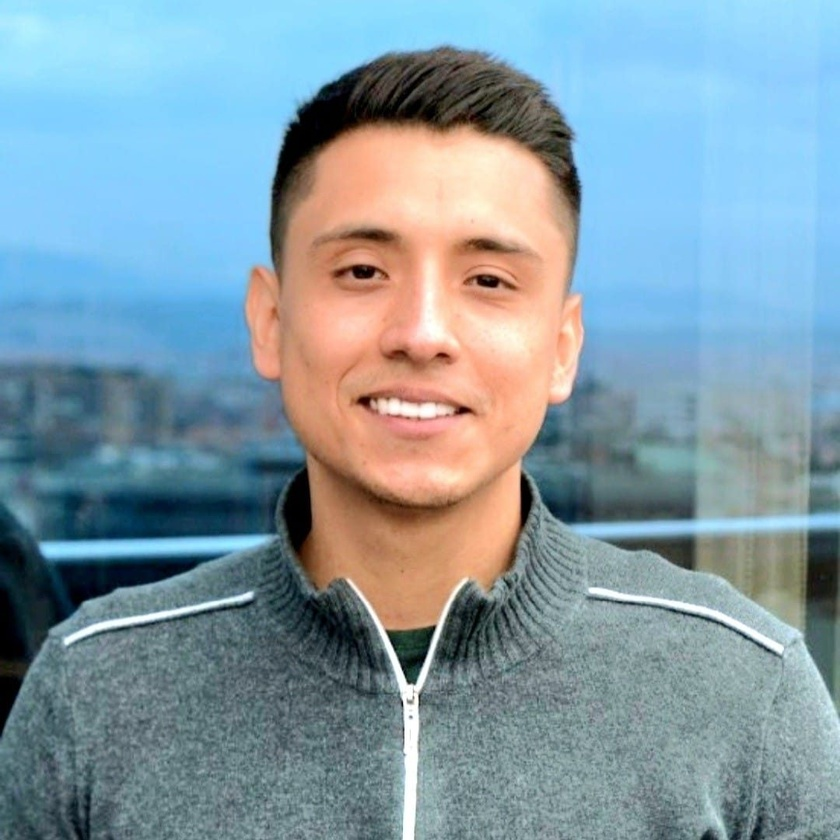
#> input picture images/me.jpg, 840 x 840 px, shrunk from 1080 x 1081 before the run, given in place of the camera
$ python colorDetection.py
#> lines starting #> are read from the running program, lines starting #| are printed output that depends on the picture; after the words box and inside, x2 and y2 are one past the last pixel; in counts of white or black regions, pixels touching at a corner belong together
### Color_Detection/util.py
import cv2
import numpy as np

def getLimits(color):
    # Get the color in BGR
    c = np.uint8([[color]])
    # Conver to HSV
    hsvColor = cv2.cvtColor(c, cv2.COLOR_BGR2HSV)

    # Get lower limits
    lowerLimit = np.array((hsvColor[0][0][0] - 10, 100, 100), dtype = np.uint8)
    # Get Higger limits
    upperLimit = np.array((hsvColor[0][0][0] + 10, 255, 255), dtype = np.uint8)

    return lowerLimit, upperLimit

### Color_Detection/colorDetection.py
import numpy as np
import cv2
from PIL import Image

from util import getLimits

# Color to capture in BGR (YELLOW)
COLOR = [0, 255, 255]

# Define camera object
webcam = cv2.VideoCapture(0)
# Visualise webcam
while True:
    # Read from camera
    ret, frame = webcam.read()
#> frame is the input picture: shape (840, 840, 3); mean B, G, R 165.1, 154.2, 131.2

    # Convert image to HSV colorspace (Hue Saturation Value)
    hsvImage = cv2.cvtColor(frame, cv2.COLOR_BGR2HSV)
#> hsvImage: shape (840, 840, 3); mean H, S, V 79.9, 91.9, 181.3

    # Get color range limits
    lowerLimit, upperLimit = getLimits(COLOR)

    # # Mask pixels belonging the color we want to detect: We get all black but the color range we want to detect
    mask = cv2.inRange(hsvImage, lowerLimit, upperLimit)
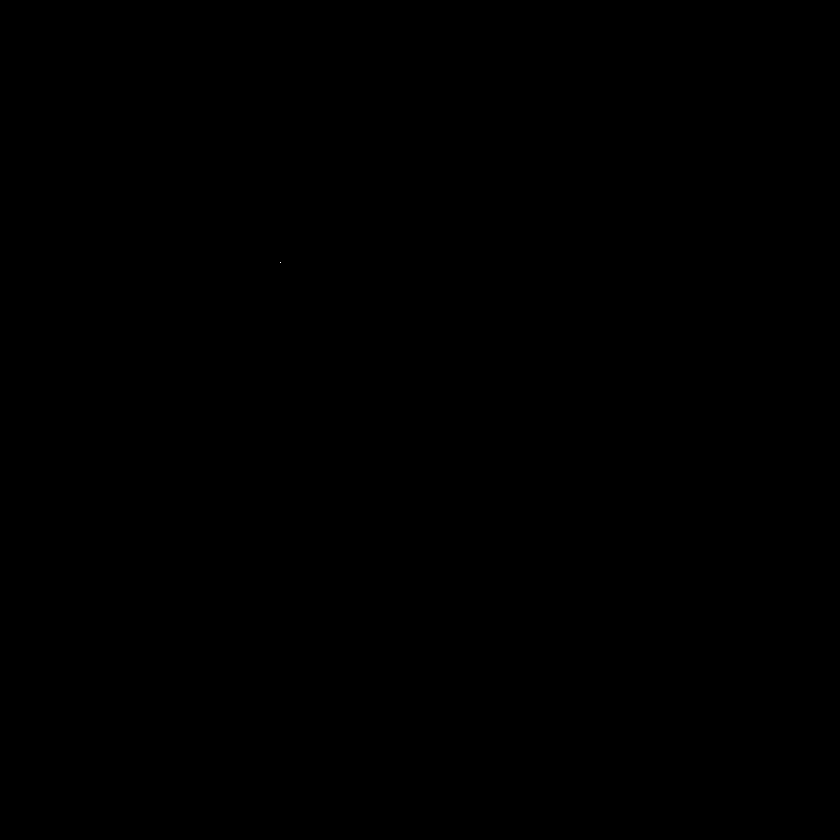
#> mask: shape (840, 840); 0% white in thin lines or dots, all inside (x1, y1, x2, y2) = (280, 262, 281, 263)

# ========================== Option 1: This is preferable when there is not much noise in the image ==================================
    # # Send numpy array to Pillow
    # mask_ = Image.fromarray(mask)

    # # Get the bounding box
    # bbox = mask_.getbbox()

    # # Plot the bounding box
    # if bbox is not None:
    #     x1, y1, x2, y2 = bbox
    #     cv2.rectangle(frame, (x1, y1), (x2, y2), (0, 255, 0), 5)
# ====================================================================================================================================

# ========================== Option 2: This is larger but we can filter out small noise in the image =================================
     # Get contours
    contours, hierarchy = cv2.findContours(mask, cv2.RETR_TREE, cv2.CHAIN_APPROX_SIMPLE)
#> contours = [[[280, 262]]]

    # Print contours
    for cnt in contours:
        # If the contour areas are greater than 200
        if cv2.contourArea(cnt) > 1000:
            # Draw the contours in the original image
            # cv2.drawContours(img, cnt, -1, (0, 0, 255), 3)

            # Get contours bounding boxes
            x1, y1, w, h = cv2.boundingRect(cnt)
            # Ad the bounding boxes rectangles
            cv2.rectangle(frame, (x1, y1), (x1 + w, y1 + h), (0, 255, 0), 2)
#> this loop made 1 pass
# ====================================================================================================================================
    # Show Image
    cv2.imshow('img', frame)
    # Close condition
    if cv2.waitKey(1) & 0xFF == ord('q'):
#> (key q is pressed here)
        break

# Destroy windows
webcam.release()
cv2.destroyAllWindows()
